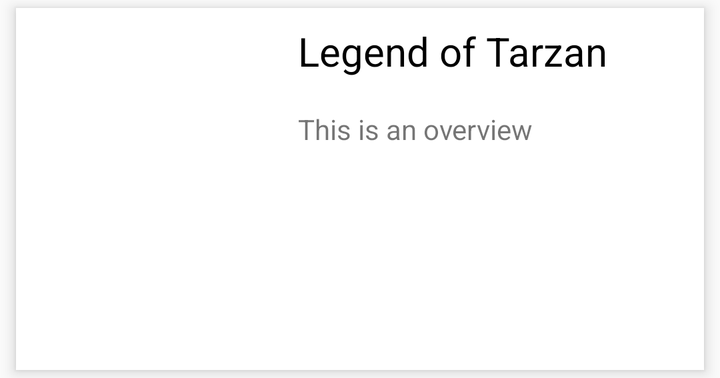
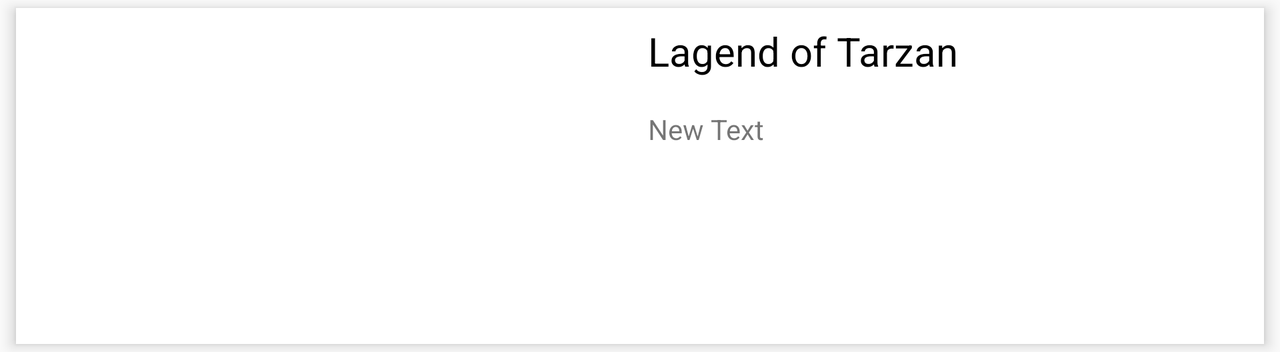

First picture: res/layout/ on a phone held upright. Second picture: the repository's own variant of that layout, on a device whose configuration matches the variant's folder. Source for both follows.
<!-- AndroidManifest.xml: application theme AppTheme -->
<!-- res/layout/movie_rv_listitem.xml -->
<?xml version="1.0" encoding="utf-8"?>
<RelativeLayout xmlns:android="http://schemas.android.com/apk/res/android"
    android:layout_width="match_parent"
    android:layout_height="wrap_content"
    xmlns:tools="http://schemas.android.com/tools"
    android:orientation="vertical"
    android:layout_marginLeft="8dp"
    android:layout_marginRight="8dp"
    android:layout_marginTop="4dp"
    android:layout_marginBottom="4dp"
    android:paddingRight="8dp"
    android:background="@android:color/white"
    android:elevation="4dp">

    <ImageView
        android:id="@+id/ivPoster"
        android:layout_width="141dp"
        android:layout_height="181dp"
        android:scaleType="fitStart"
        android:adjustViewBounds="true"/>

    <TextView
        android:id="@+id/tvTitle"
        android:layout_width="wrap_content"
        android:layout_height="wrap_content"
        tools:text="Legend of Tarzan"
        android:textSize="20sp"
        android:textColor="@android:color/black"
        android:paddingTop="@dimen/padding"
        android:layout_alignParentTop="true"
        android:layout_toRightOf="@+id/ivPoster" />

    <TextView
        android:id="@+id/tvOverview"
        android:layout_width="wrap_content"
        android:layout_height="wrap_content"
        android:layout_alignLeft="@+id/tvTitle"
        android:layout_alignStart="@+id/tvTitle"
        android:layout_below="@+id/tvTitle"
        android:layout_marginTop="16dp"
        tools:text="This is an overview"
        android:paddingBottom="@dimen/padding"
        android:ellipsize="end"
        android:maxLines="5"
        android:minLines="1"
        android:layout_alignParentRight="true"
        android:layout_alignParentEnd="true" />
</RelativeLayout>
<!-- resources referenced by this layout -->
<resources>
  <dimen name="padding">8dp</dimen>
  <style name="AppTheme" parent="BaseTheme" />
  <style name="BaseTheme" parent="Theme.AppCompat.Light.NoActionBar">
          <item name="colorPrimary">@color/colorPrimary</item>
          <item name="colorPrimaryDark">@color/colorPrimaryDark</item>
          <item name="colorAccent">@color/colorAccent</item>
      </style>
  <color name="colorPrimary">#607D8B</color>
  <color name="colorPrimaryDark">#455A64</color>
  <color name="colorAccent">#FF9800</color>
</resources>
<!-- res/layout-land/movie_rv_listitem.xml (the repository's variant of the layout above) -->
<!-- drawn on the phone turned sideways -->
<?xml version="1.0" encoding="utf-8"?>
<RelativeLayout xmlns:android="http://schemas.android.com/apk/res/android"
    android:layout_width="match_parent"
    android:layout_height="wrap_content"
    xmlns:tools="http://schemas.android.com/tools"
    android:layout_marginBottom="4dp"
    android:layout_marginLeft="8dp"
    android:layout_marginRight="8dp"
    android:layout_marginTop="4dp"
    android:background="@android:color/white"
    android:elevation="4dp"
    android:orientation="vertical"
    android:paddingRight="8dp">

    <ImageView
        android:id="@+id/ivPoster"
        android:layout_width="300dp"
        android:layout_height="168dp"
        android:adjustViewBounds="true"
        android:scaleType="fitStart" />

    <TextView
        android:id="@+id/tvTitle"
        android:layout_width="wrap_content"
        android:layout_height="wrap_content"
        android:layout_alignParentTop="true"
        android:layout_toEndOf="@+id/ivPoster"
        android:layout_toRightOf="@+id/ivPoster"
        android:paddingLeft="16dp"
        android:paddingTop="8dp"
        tools:text="Lagend of Tarzan"
        android:textColor="@android:color/black"
        android:textSize="20sp" />

    <TextView
        android:id="@+id/tvOverview"
        android:layout_width="wrap_content"
        android:layout_height="wrap_content"
        android:layout_alignBottom="@+id/ivPoster"
        android:layout_alignLeft="@+id/tvTitle"
        android:layout_alignParentEnd="true"
        android:layout_alignParentRight="true"
        android:layout_alignStart="@+id/tvTitle"
        android:layout_below="@+id/tvTitle"
        android:layout_marginTop="16dp"
        android:ellipsize="end"
        android:maxLines="5"
        android:minLines="1"
        android:paddingBottom="8dp"
        android:paddingLeft="16dp"
        tools:text="New Text" />
</RelativeLayout>
<!-- resources referenced by the variant -->
<!-- as the phone turned sideways resolves them -->
<resources>
  <style name="AppTheme" parent="BaseTheme" />
  <style name="BaseTheme" parent="Theme.AppCompat.Light.NoActionBar">
          <item name="colorPrimary">@color/colorPrimary</item>
          <item name="colorPrimaryDark">@color/colorPrimaryDark</item>
          <item name="colorAccent">@color/colorAccent</item>
      </style>
  <color name="colorPrimary">#607D8B</color>
  <color name="colorPrimaryDark">#455A64</color>
  <color name="colorAccent">#FF9800</color>
</resources>
